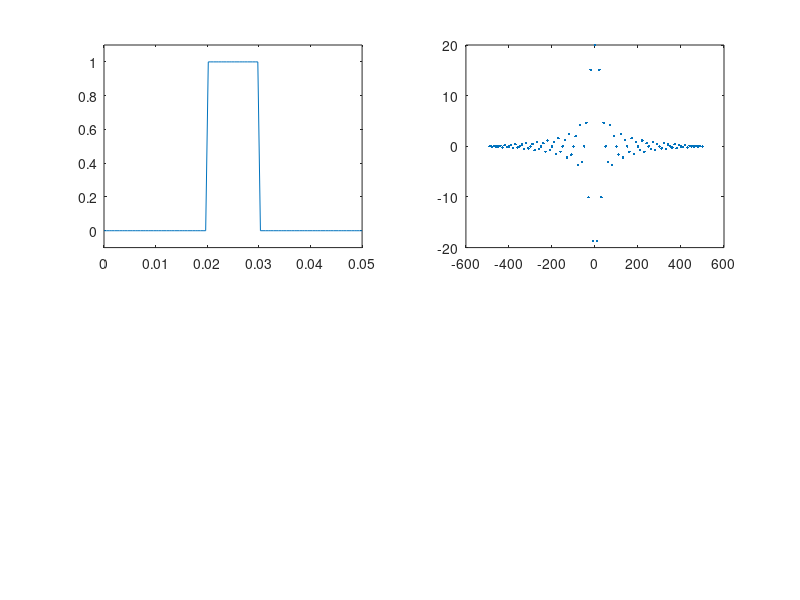

Here is the MATLAB script that generated this plot: (Note: this script raises an error after producing the figure.)
tlim =  0.05; tpts = 100;
fmax = 1/tlim*(tpts/2);
tax = linspace(0,tlim,tpts); 
puls= tax> 0.4*tlim & tax<0.6*tlim;
fpul = fftshift(fft(puls));
fax = linspace(0,fmax,tpts+1); fax(end)=[];
fax = fftshift(fax);
fax(fax>0.5*fmax) = fax(fax>0.5*fmax) - fmax;
subplot(221); plot(tax, puls); ylim([-.1,1.1]);
subplot(222); plot(fax, real(fpul),'.');

clear vn; for i=fliplr(1:tpts)
   img.elem_data= red + ied*fax(i)*2j*pi;
   vv = fwd_solve(img);
   vn(:,i) = fpul(i)*vv.volt;
end
print_convert transients03a.png
